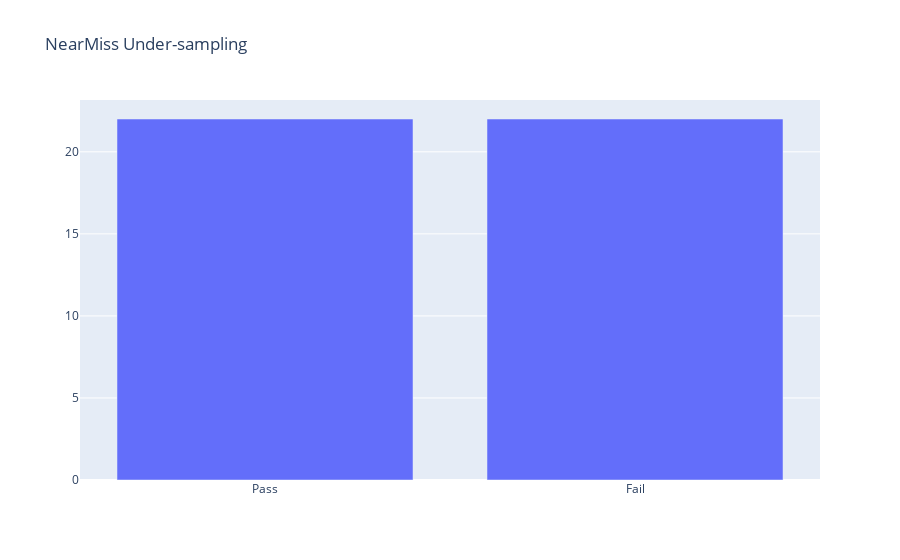

The cell this chart's notebook holds for it:
### Markdown cell above
## 2.1. NearMiss Under-sampling

### Code cell
nearmiss = NearMiss(sampling_strategy = 'majority', version = 2, n_jobs = -1)
X_nm, y_nm = nearmiss.fit_resample(X_train, y_train)
fig = dataset_barplot(y_nm, 'NearMiss Under-sampling')
fig.write_html('plots/DT/NM_bar.html')
print("The count of pass (NearMiss Under-sampling):", sum(y_nm['OverallPoF']==0))
print("The count of fail (NearMiss Under-sampling):", sum(y_nm['OverallPoF']==1))

### Figure 1 — Plotly figure (JSON) as saved in the notebook; plotly's stock layout.template omitted (floating-point values rounded to 4 significant figures)
{"data": [{"type": "bar", "x": ["Pass", "Fail"], "y": [22, 22]}], "layout": {"title": {"text": "NearMiss Under-sampling"}}}
